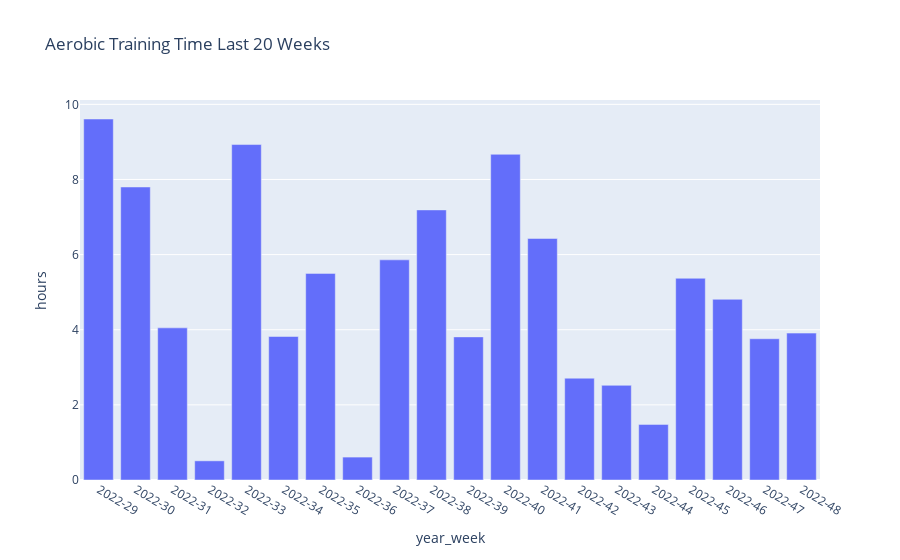

The code cell stored with this chart in its notebook:
### Code cell
# Bar chart of aerobic time for last 20 weeks
df['year_week'] = df['year'].astype(str) + '-' + df['week'].astype(str).str.zfill(2)
grouped_yr_wk = df.loc[~df.type.isin(omit_types)].groupby(['year_week']).agg({'hours': 'sum'}).sort_values(by='year_week', ascending=False).reset_index().head(20).sort_values(by='year_week', ascending=True)
time_x_week_bar = px.bar(grouped_yr_wk,
                          x="year_week",
                          y="hours",
                          title='Aerobic Training Time Last 20 Weeks'
                         )

time_x_week_bar.show()

### Figure 1 — Plotly figure (JSON) as saved in the notebook; plotly's stock layout.template omitted (floating-point values rounded to 4 significant figures)
{"data": [{"alignmentgroup": "True", "hovertemplate": "year_week=%{x}<br>hours=%{y}<extra></extra>", "legendgroup": "", "marker": {"color": "#636efa", "pattern": {"shape": ""}}, "name": "", "offsetgroup": "", "orientation": "v", "showlegend": false, "textposition": "auto", "type": "bar", "x": ["2022-29", "2022-30", "2022-31", "2022-32", "2022-33", "2022-34", "2022-35", "2022-36", "2022-37", "2022-38", "2022-39", "2022-40", "2022-41", "2022-42", "2022-43", "2022-44", "2022-45", "2022-46", "2022-47", "2022-48"], "xaxis": "x", "y": [9.61, 7.8, 4.05, 0.51, 8.93, 3.82, 5.5, 0.61, 5.86, 7.19, 3.81, 8.67, 6.43, 2.71, 2.52, 1.48, 5.37, 4.81, 3.76, 3.91], "yaxis": "y"}], "layout": {"barmode": "relative", "legend": {"tracegroupgap": 0}, "title": {"text": "Aerobic Training Time Last 20 Weeks"}, "xaxis": {"anchor": "y", "domain": [0, 1], "title": {"text": "year_week"}}, "yaxis": {"anchor": "x", "domain": [0, 1], "title": {"text": "hours"}}}}
